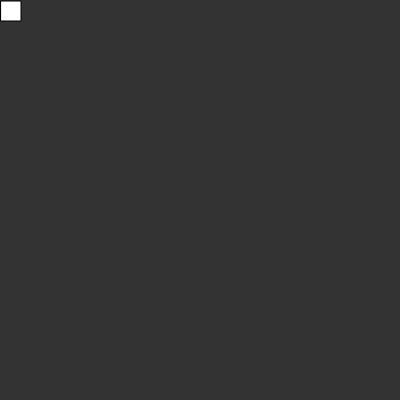
Frame 1 (no input)
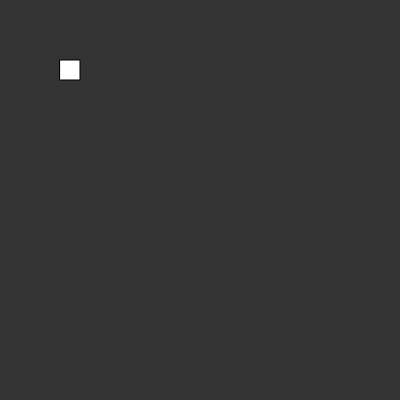
Frame 60 (no input)
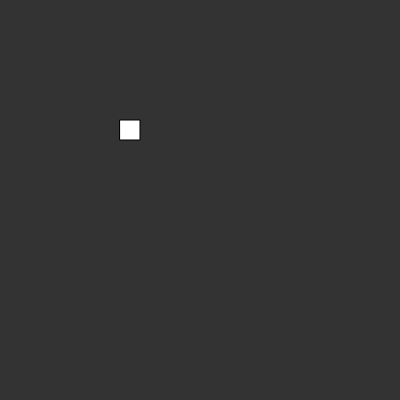
Frame 120 (the mouse pressed at the canvas centre since frame 60)

The p5.js sketch that drew these frames (run headless with seeded random() and noise() and a simulated clock; from frame 60 on, the mouse is pressed at the canvas centre):

// p5.js sketch
// ── sketch.js
let height = 400;
let width = 400;

function setup() {
  createCanvas(width,height);
}

function draw() {
  background(51);
  s.update();
}


snake = function () {
  this.x = 0;
  this.y = 0;

  this.xSpeed = 1;
  this.ySpeed = 1;


  this.show = function (){
    rect(this.x,this.y,20,20);
  }

  this.update = function(){
    this.x = constrain(this.x + this.xSpeed,0,width-20);
    this.y = constrain(this.y + this.ySpeed,0, height-20);
    this.show()
  }
}

let s = new snake();

// ── apples.js
apple = function(){
  this.x = Math.floor(Math.random()*width/20)*20;
  this.y = Math.floor(Math.random()*height/20)*20;


  this.eaten = function(){
    if (dist(this.x,this.y,s.x,s.y)<2) {
      return true;
    } else {
      return false;
    }
  }

  this.respawn = function(){
    this.x = Math.floor(Math.random()*width/20)*20;
    this.y = Math.floor(Math.random()*height/20)*20;
  }

  this.show = function(){
    fill('#e50404');
    rect(this.x,this.y,20,20);
  }
}

// ── controls.js
function keyPressed() {
  if (keyCode === UP_ARROW){
    s.changeDir(0,-1);
  }
  else if(keyCode === DOWN_ARROW){
    s.changeDir(0,1);
  }
  else if(keyCode === RIGHT_ARROW){
    s.changeDir(1,0);
  }
  else if(keyCode === LEFT_ARROW){
    s.changeDir(-1,0);
  }
}

// ── snake.html
<html>
  <head>
    <title> Snake </title>
    <script src="https://cdnjs.cloudflare.com/ajax/libs/p5.js/0.5.6/p5.js"></script>
    <script src="snake.js"></script>
    <script src="sketch.js"></script>
    <script src="controls.js"></script>
  </head>
  <body>

  </body>

</html>

// ── snake.js
snake = function () {
  this.x = 0;
  this.y = 0;

  this.xSpeed = 20;
  this.ySpeed = 20;


  this.show = function (){
    fill('#0f0');
    rect(this.x,this.y,20,20);
  }

  this.changeDir = function(x,y){
    this.xSpeed = x*20;
    this.ySpeed = y*20;
  }

  this.update = function(){
    this.x = constrain(this.x + this.xSpeed,0,width-20);
    this.y = constrain(this.y + this.ySpeed,0, height-20);
    this.show()
  }
}
